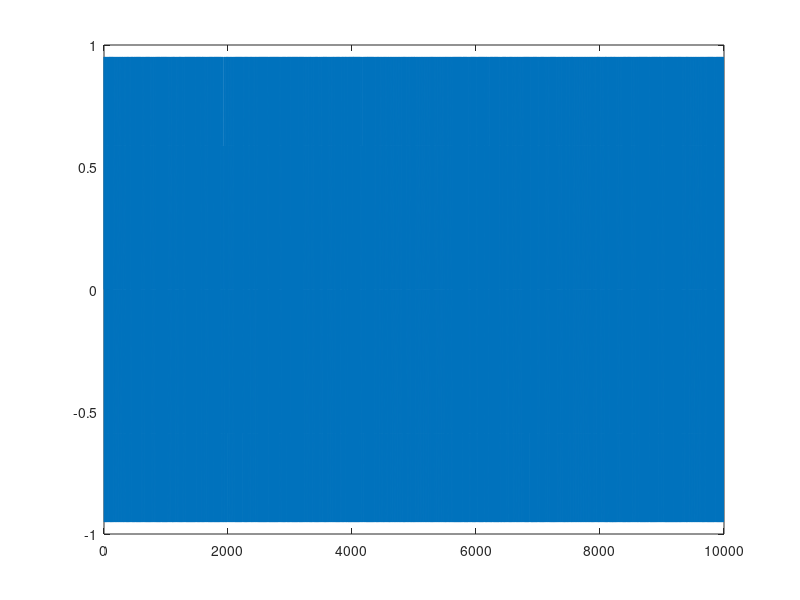

Write the MATLAB code that produced this figure.

% t=0:0.1:1;
% y1=sin(2*pi*t);
% figure;
% plot(t,y1);
% t=0:0.1:1;
% figure;
% y2=sin(2*2*pi*t);
% plot(t,y2);



mysignal=zeros(1,10000);

if(rand(1,1)<0.5)
    sw=1;
else 
    sw=0;
end
 
i=1;
for t=1:0.1:1000
     
if(sw==1)
    mysignal(i)=sin(2*pi*t);
         if(rand(1,1)<0.02)
              sw=0; 
         else 
             sw=1;
         end
            
elseif(sw==0)

    mysignal(i)=sin(2*2*pi*t);
    if(rand(1,1)<0.02)
        sw=1;
           else 
                 sw=0;
    end   
end 

i=i+1;

end
figure;
plot(mysignal);
% index
% figure
% t=0:0.01:runtime;
% size(t);
% plot(mysignal(1:1000))
% title('stotimestamphastitimestamp signal')
% grid on
% 
signalsize=size(mysignal,2)
 noiselength=[1:1:signalsize];
 Amplitude =2;
 frequentimestampy =1/1000;
 noise= Amplitude*sin(2*pi*frequentimestampy*noiselength);
% noisesize=size(noise);
%  figure;
% plot(noise(:,1:1000));
%   title('slow noise');
%   
% figure;
%  distortednoise=mysignal+noise;
%  plot(distortednoise);
